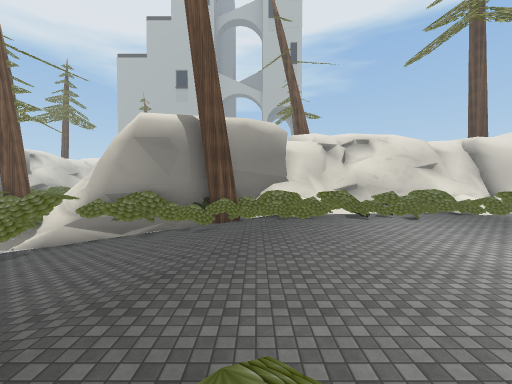
view 1 (above)

18 first-person views from a walk through a scene from a Unity 3-D project. The camera is 1.4 m above the floor, tilts 2° down and sees 90° across. The floor is counted in squares, 2 m on a side. Each view is taken from the middle of a square. On the plan, view 1 faces up. The plan holds only what a view shows up to about 9 squares ahead; the rest is blank. The place goes on beyond the plan. The player character is not drawn. Some animated figures are not drawn. Some surface patterns are stand-ins.

view 2
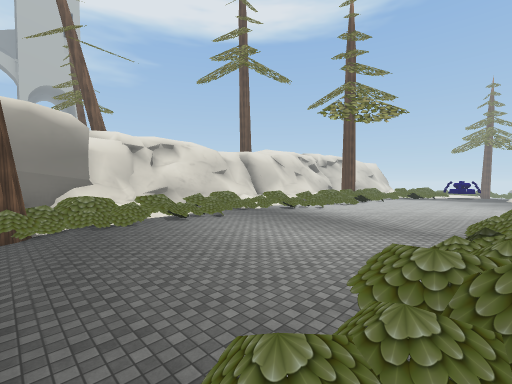

view 3
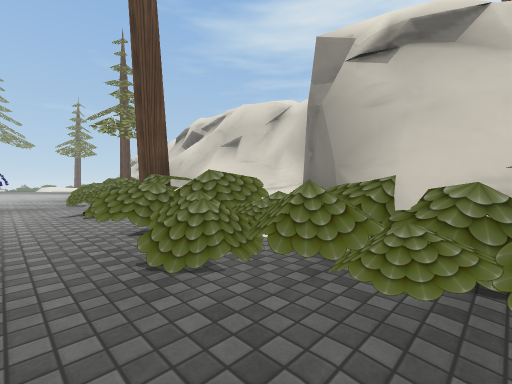

view 4
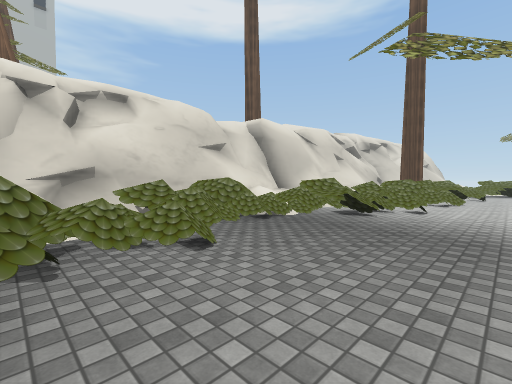

view 5
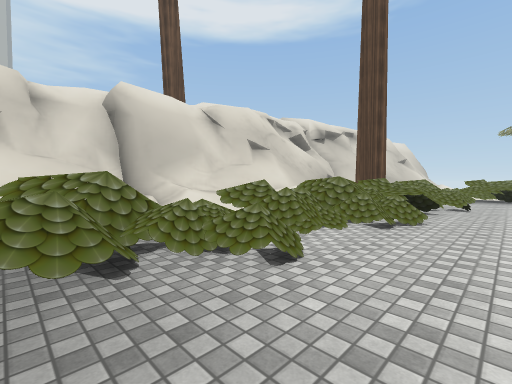

view 6
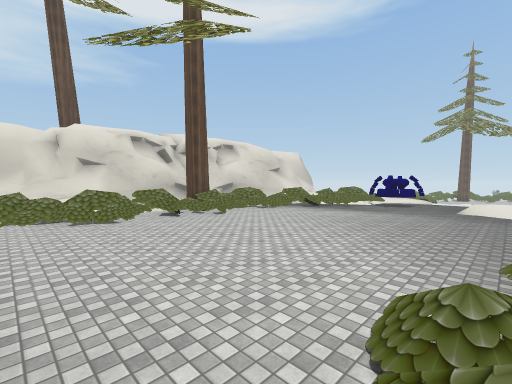

view 7
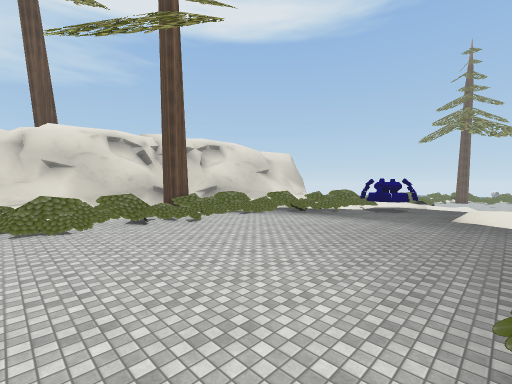

view 8
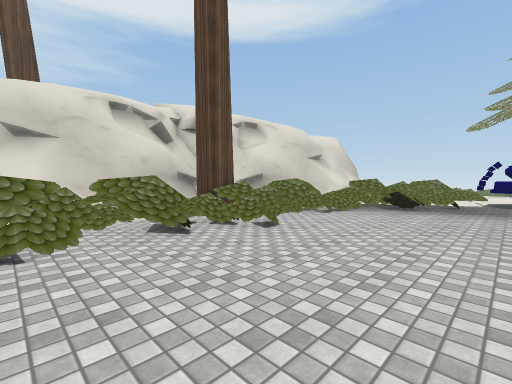

view 9
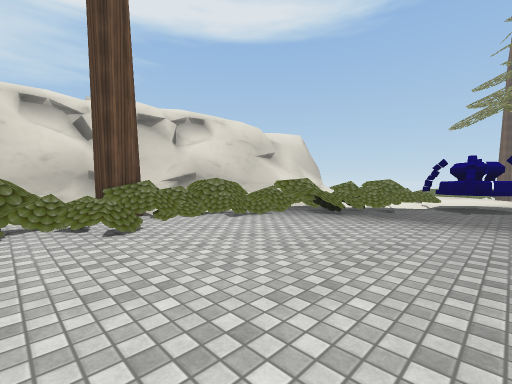

view 10
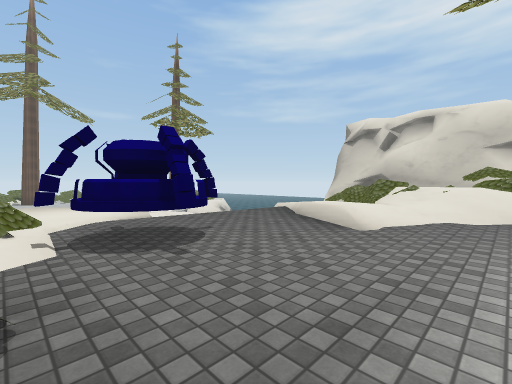

view 11
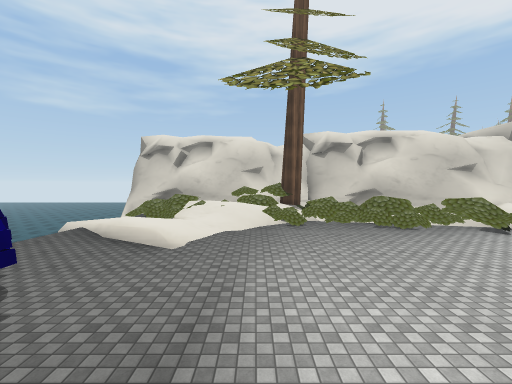

view 12
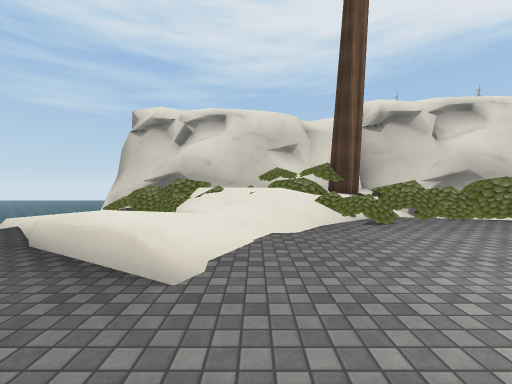

view 13
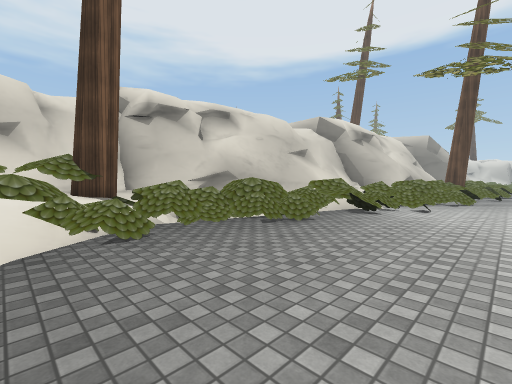

view 14
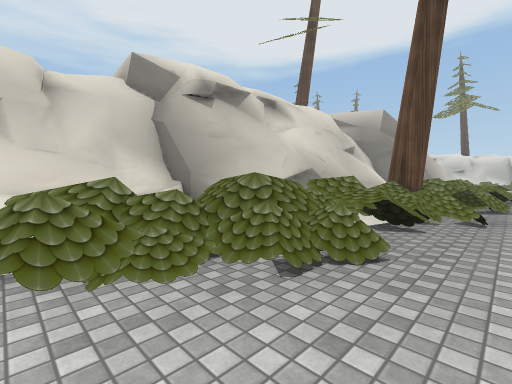

view 15
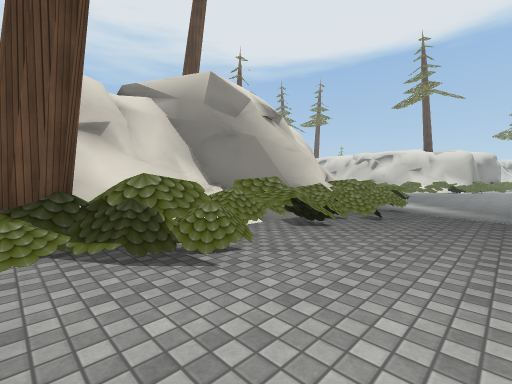

view 16
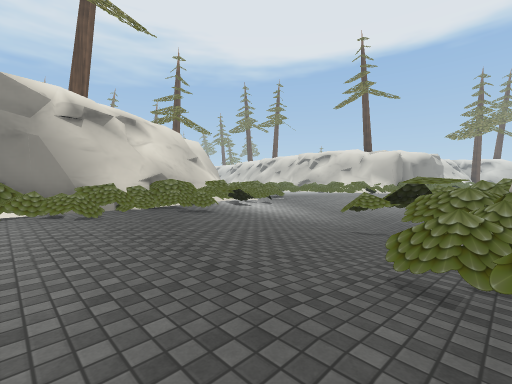

view 17
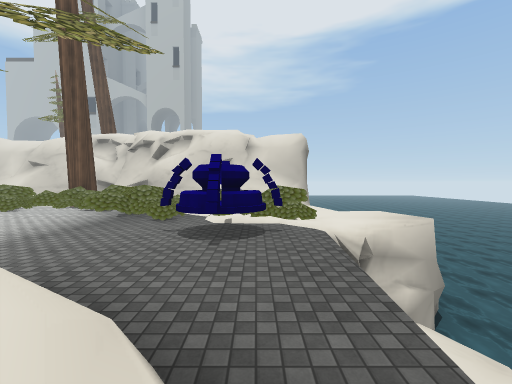

view 18
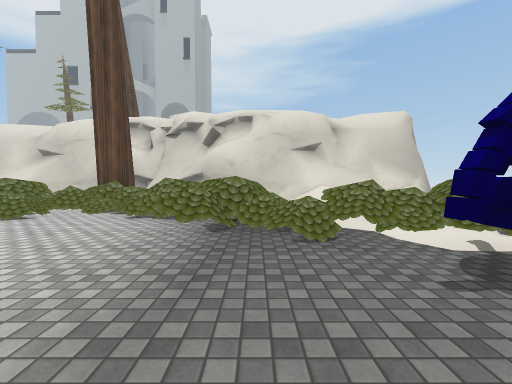

### Floor plan
Key: @ floor where view 1 was taken; # wall or solid block; x gap in a wall; . main floor; : floor 0.25 m higher than the main floor; - floor 0.25 m lower than the main floor; + floor 0.5 m higher than the main floor; _ floor 0.5 m lower than the main floor; * floor 0.75 m higher than the main floor; < floor 0.75 m lower than the main floor; % floor 1 m higher than the main floor; ( floor 1 m lower than the main floor; & floor 1.25 m higher than the main floor; ! floor 1.25 m lower than the main floor; $ floor 1.5 m higher than the main floor; ? floor 1.5 m lower than the main floor; / step, stairs or slope; = window, fence, low wall or low ledge; v drop or lower ground; O other object.
Columns run from 8 left of view 1 to 26 right of it. Each row starts with its distance up from view 1.
 12               ####
 11             ###/#######
 10        #    = /$&//#########
  9   #   #### =#//x=&/*//# /####   ###
  8   ######=###=/./&// /$&$/##=   ##=v
  7   #####/./= ./..////=/&#//=#    ##
  6   ####/-........../..#/#=/.#  %&===
  5  ?###_-....................=///*=#=
  4 !!(#<_-..........  ..........//O+#
  3 ((<<<_-........... ............OO.:
  2  <<<_-.........................OO.v
  1      =./=////....................vv
  0      ==/@#//#// ===...........=..vv
 -1      =##//=//#//###///:=......++.v
 -2      #############==/#===/...:++:v
 -3          ####  #####====#=/#///:::v
 -4                  #########//=&/#//
 -5                      #  ##*##/// #
 -6                          #########
 -7                                  #v

Positions as (right, up) in squares from view 1, and headings:
1: (0, 0), facing up
2: (-1, 0), facing up-right
3: (-2, 2), facing down-right
4: (3, 5), facing up-right
5: (8, 5), facing up-right
6: (11, -1), facing up-right
7: (12, -1), facing up-right
8: (13, 3), facing up-right
9: (15, 2), facing up-right
10: (20, 4), facing down-right
11: (20, 5), facing down
12: (21, 2), facing down
13: (20, 1), facing down-left
14: (12, 1), facing down-left
15: (5, 3), facing down-left
16: (1, 7), facing down-left
17: (24, -2), facing up
18: (21, 1), facing up
